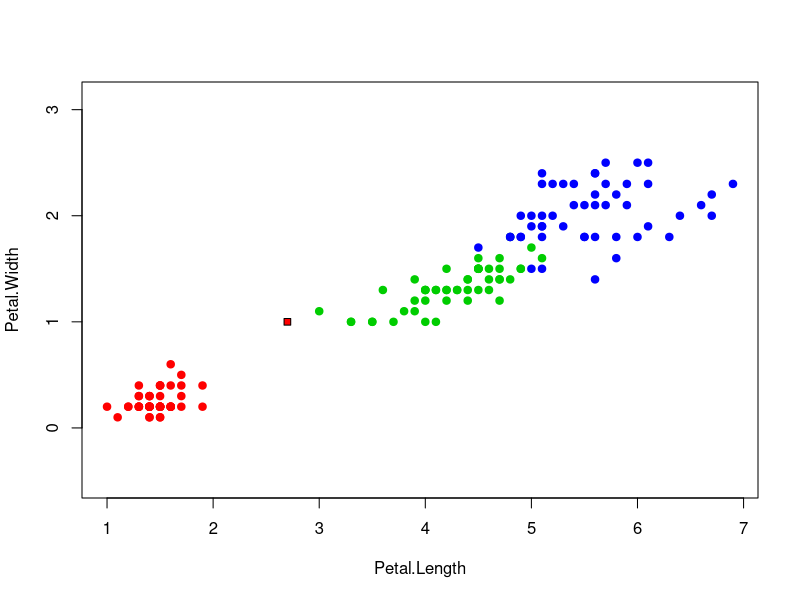

Write the R code that produced this figure.
sample <- iris[, 3:4]
colors <- c("setosa" = "red", "versicolor" = "green3", "virginica" = "blue")
euclideanDistance <- function(u, v)
{
  sqrt(sum((u-v)^2))
}
sortObjectsByDist <- function(x1, z, metricFunction = euclidianDistance)
{
  l <- dim(x1)[1]
  n <- dim(x1)[2] - 1
  distances <- matrix(NA, 1, 2)
  for (i in 1:1)
  {
    distances <- matrix(NA, 1, 2)
  }
  orderedX1 <- x1[order(distances[, 2]), ]
  return (orderedX1);
}
kNN <- function(x1, z, k)
{
  orderedX1 <- sortObjectsByDist(x1, z)
  n <- dim(orderedX1)[2] - 1
  classes <- orderedX1[1:k, n+1]
  counts <- table(classes)
  class <- names(which.max(counts))
  return(class)
}
plot(sample, pch = 21, bg = colors[iris$Species], col = colors[iris$Species], asp = 1)
z <- c(2.7, 1)
xl <- iris[, 3:5]
class <- kNN(xl, z, k=6)
points(z[1], z[2], pch = 22, bg = colors[class], asp = 1)
